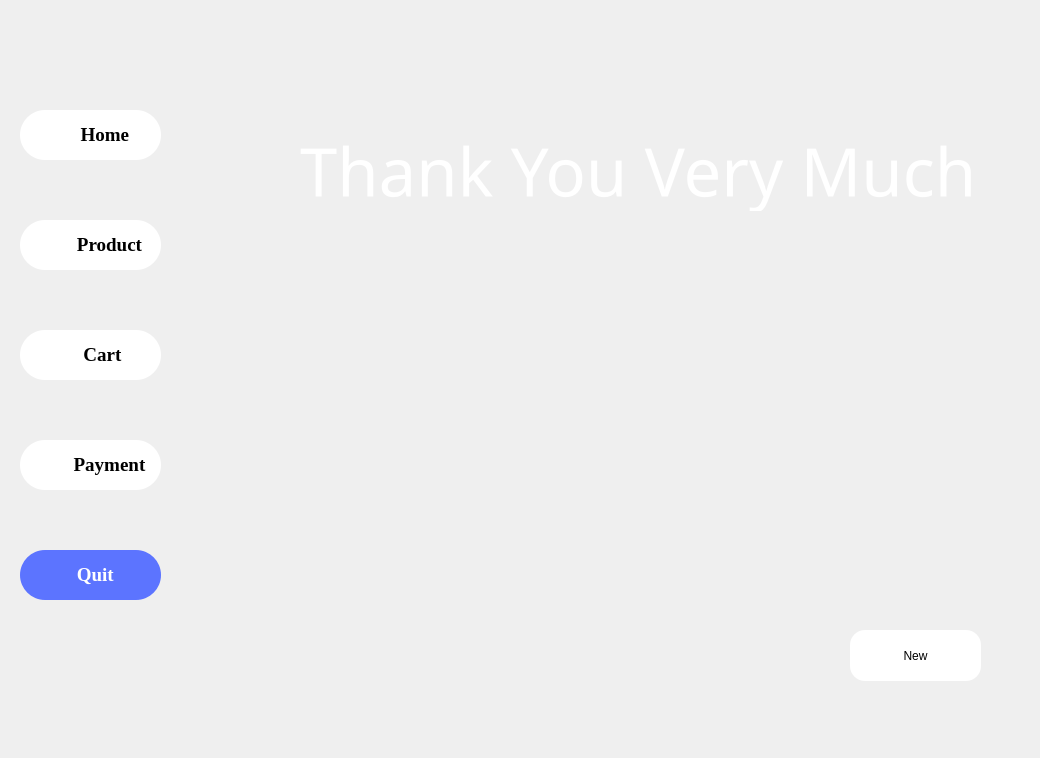
    <widget class="QWidget" name="page_4">
     <widget class="QLabel" name="lbBackground_4">
      <property name="geometry">
       <rect>
        <x>0</x>
        <y>0</y>
        <width>1010</width>
        <height>721</height>
       </rect>
      </property>
      <property name="styleSheet">
       <string notr="true">image: url(:/Resource/img/index0.png);</string>
      </property>
      <property name="text">
       <string/>
      </property>
     </widget>
     <widget class="QPushButton" name="btnCart_4">
      <property name="geometry">
       <rect>
        <x>20</x>
        <y>330</y>
        <width>141</width>
        <height>50</height>
       </rect>
      </property>
      <property name="font">
       <font>
        <family>Times New Roman</family>
        <pointsize>14</pointsize>
        <bold>true</bold>
       </font>
      </property>
      <property name="styleSheet">
       <string notr="true">QPushButton#btnCart_4 {
    background-color: white;
	color: black;
	border-radius:25px;
}

QPushButton#btnCart_4:hover {
    background-color:#5c74ff;
	color:white;
}
</string>
      </property>
      <property name="text">
       <string>     Cart</string>
      </property>
     </widget>
     <widget class="QPushButton" name="btnQuit_4">
      <property name="geometry">
       <rect>
        <x>20</x>
        <y>550</y>
        <width>141</width>
        <height>50</height>
       </rect>
      </property>
      <property name="font">
       <font>
        <family>Times New Roman</family>
        <pointsize>14</pointsize>
        <bold>true</bold>
       </font>
      </property>
      <property name="styleSheet">
       <string notr="true">QPushButton#btnQuit_4 {
    background-color: #5c74ff;
	color: white;
	border-radius:25px;
}

</string>
      </property>
      <property name="text">
       <string>  Quit</string>
      </property>
     </widget>
     <widget class="QPushButton" name="btnPayment_4">
      <property name="geometry">
       <rect>
        <x>20</x>
        <y>440</y>
        <width>141</width>
        <height>50</height>
       </rect>
      </property>
      <property name="font">
       <font>
        <family>Times New Roman</family>
        <pointsize>14</pointsize>
        <bold>true</bold>
       </font>
      </property>
      <property name="styleSheet">
       <string notr="true">QPushButton#btnPayment_4 {
    background-color: white;
	color: black;
	border-radius:25px;
}

QPushButton#btnPayment_4:hover {
    background-color:#5c74ff;
	color:white;
}
</string>
      </property>
      <property name="text">
       <string>        Payment</string>
      </property>
     </widget>
     <widget class="QPushButton" name="btnProduct_4">
      <property name="geometry">
       <rect>
        <x>20</x>
        <y>220</y>
        <width>141</width>
        <height>50</height>
       </rect>
      </property>
      <property name="font">
       <font>
        <family>Times New Roman</family>
        <pointsize>14</pointsize>
        <bold>true</bold>
       </font>
      </property>
      <property name="styleSheet">
       <string notr="true">QPushButton#btnProduct_4 {
    background-color: white;
	color: black;
	border-radius:25px;
}

QPushButton#btnProduct_4:hover {
    background-color:#5c74ff;
	color:white;
}
</string>
      </property>
      <property name="text">
       <string>        Product</string>
      </property>
     </widget>
     <widget class="QLabel" name="lbThanks">
      <property name="geometry">
       <rect>
        <x>300</x>
        <y>130</y>
        <width>731</width>
        <height>81</height>
       </rect>
      </property>
      <property name="font">
       <font>
        <family>Impact</family>
        <pointsize>50</pointsize>
        <italic>false</italic>
        <bold>false</bold>
       </font>
      </property>
      <property name="styleSheet">
       <string notr="true">font: 50pt &quot;Impact&quot;;
color:white;</string>
      </property>
      <property name="text">
       <string>Thank You Very Much</string>
      </property>
     </widget>
     <widget class="QPushButton" name="btnNew">
      <property name="geometry">
       <rect>
        <x>850</x>
        <y>630</y>
        <width>131</width>
        <height>51</height>
       </rect>
      </property>
      <property name="styleSheet">
       <string notr="true">QPushButton#btnNew {
    background-color:white ;
	border-radius:15px;
	color:black;
	font: 700 14pt &quot;Times New Roman&quot;;
}

QPushButton#btnNew:hover {
    background-color:#315945;
	color:white;
}</string>
      </property>
      <property name="text">
       <string>New</string>
      </property>
     </widget>
     <widget class="QPushButton" name="btnHome_5">
      <property name="geometry">
       <rect>
        <x>20</x>
        <y>110</y>
        <width>141</width>
        <height>50</height>
       </rect>
      </property>
      <property name="font">
       <font>
        <family>Times New Roman</family>
        <pointsize>14</pointsize>
        <bold>true</bold>
       </font>
      </property>
      <property name="styleSheet">
       <string notr="true">QPushButton#btnHome_5 {
    background-color: white;
	color: black;
	border-radius:25px;
}

QPushButton#btnHome_5:hover {
    background-color:#5c74ff;
	color:white;
}
</string>
      </property>
      <property name="text">
       <string>      Home</string>
      </property>
     </widget>
     <widget class="QLabel" name="label_30">
      <property name="geometry">
       <rect>
        <x>20</x>
        <y>110</y>
        <width>60</width>
        <height>50</height>
       </rect>
      </property>
      <property name="styleSheet">
       <string notr="true">image: url(:/Resource/logo/logohome.png);</string>
      </property>
      <property name="text">
       <string/>
      </property>
     </widget>
     <widget class="QLabel" name="label_31">
      <property name="geometry">
       <rect>
        <x>20</x>
        <y>220</y>
        <width>60</width>
        <height>50</height>
       </rect>
      </property>
      <property name="styleSheet">
       <string notr="true">image: url(:/Resource/logo/logomenuProduct.png);</string>
      </property>
      <property name="text">
       <string/>
      </property>
     </widget>
     <widget class="QLabel" name="label_32">
      <property name="geometry">
       <rect>
        <x>20</x>
        <y>330</y>
        <width>60</width>
        <height>50</height>
       </rect>
      </property>
      <property name="styleSheet">
       <string notr="true">image: url(:/Resource/logo/logomenuCart.png);</string>
      </property>
      <property name="text">
       <string/>
      </property>
     </widget>
     <widget class="QLabel" name="label_33">
      <property name="geometry">
       <rect>
        <x>20</x>
        <y>440</y>
        <width>60</width>
        <height>50</height>
       </rect>
      </property>
      <property name="styleSheet">
       <string notr="true">image: url(:/Resource/logo/logomenupayment.png);</string>
      </property>
      <property name="text">
       <string/>
      </property>
     </widget>
     <widget class="QLabel" name="label_34">
      <property name="geometry">
       <rect>
        <x>20</x>
        <y>550</y>
        <width>60</width>
        <height>50</height>
       </rect>
      </property>
      <property name="styleSheet">
       <string notr="true">image: url(:/Resource/logo/logomenuquit.png);</string>
      </property>
      <property name="text">
       <string/>
      </property>
     </widget>
     <widget class="QLabel" name="lblLogoKT_5">
      <property name="geometry">
       <rect>
        <x>0</x>
        <y>20</y>
        <width>70</width>
        <height>50</height>
       </rect>
      </property>
      <property name="styleSheet">
       <string notr="true">image: url(:/Resource/logo/logoKT.png);</string>
      </property>
      <property name="text">
       <string/>
      </property>
     </widget>
     <widget class="QLabel" name="label_2">
      <property name="geometry">
       <rect>
        <x>177</x>
        <y>78</y>
        <width>833</width>
        <height>671</height>
       </rect>
      </property>
      <property name="styleSheet">
       <string notr="true">image: url(:/Resource/img/bgQuit.png);</string>
      </property>
      <property name="text">
       <string/>
      </property>
     </widget>
     <zorder>lbBackground_4</zorder>
     <zorder>btnCart_4</zorder>
     <zorder>btnQuit_4</zorder>
     <zorder>btnPayment_4</zorder>
     <zorder>btnProduct_4</zorder>
     <zorder>btnHome_5</zorder>
     <zorder>label_30</zorder>
     <zorder>label_31</zorder>
     <zorder>label_32</zorder>
     <zorder>label_33</zorder>
     <zorder>label_34</zorder>
     <zorder>lblLogoKT_5</zorder>
     <zorder>label_2</zorder>
     <zorder>lbThanks</zorder>
     <zorder>btnNew</zorder>
    </widget>
